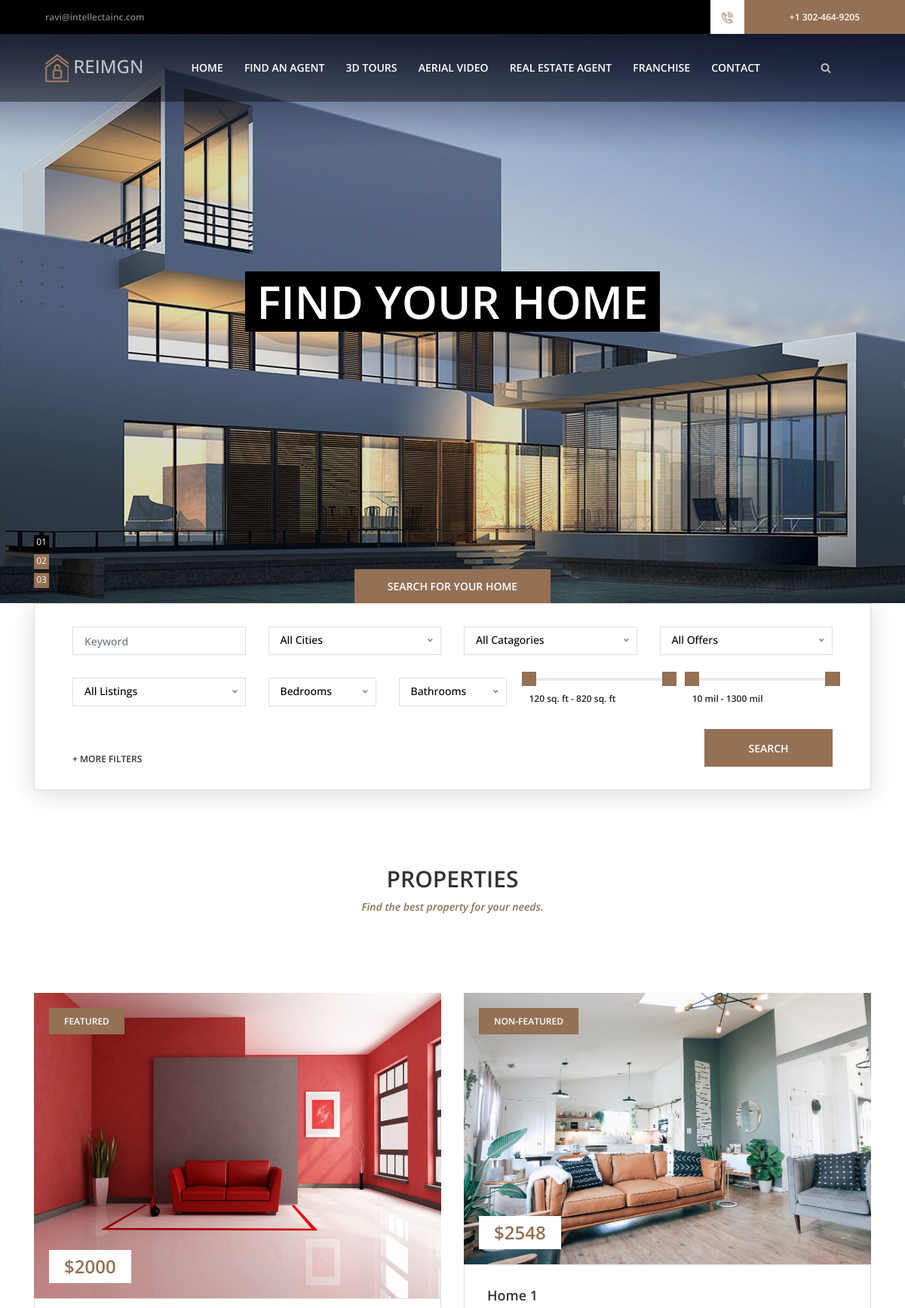
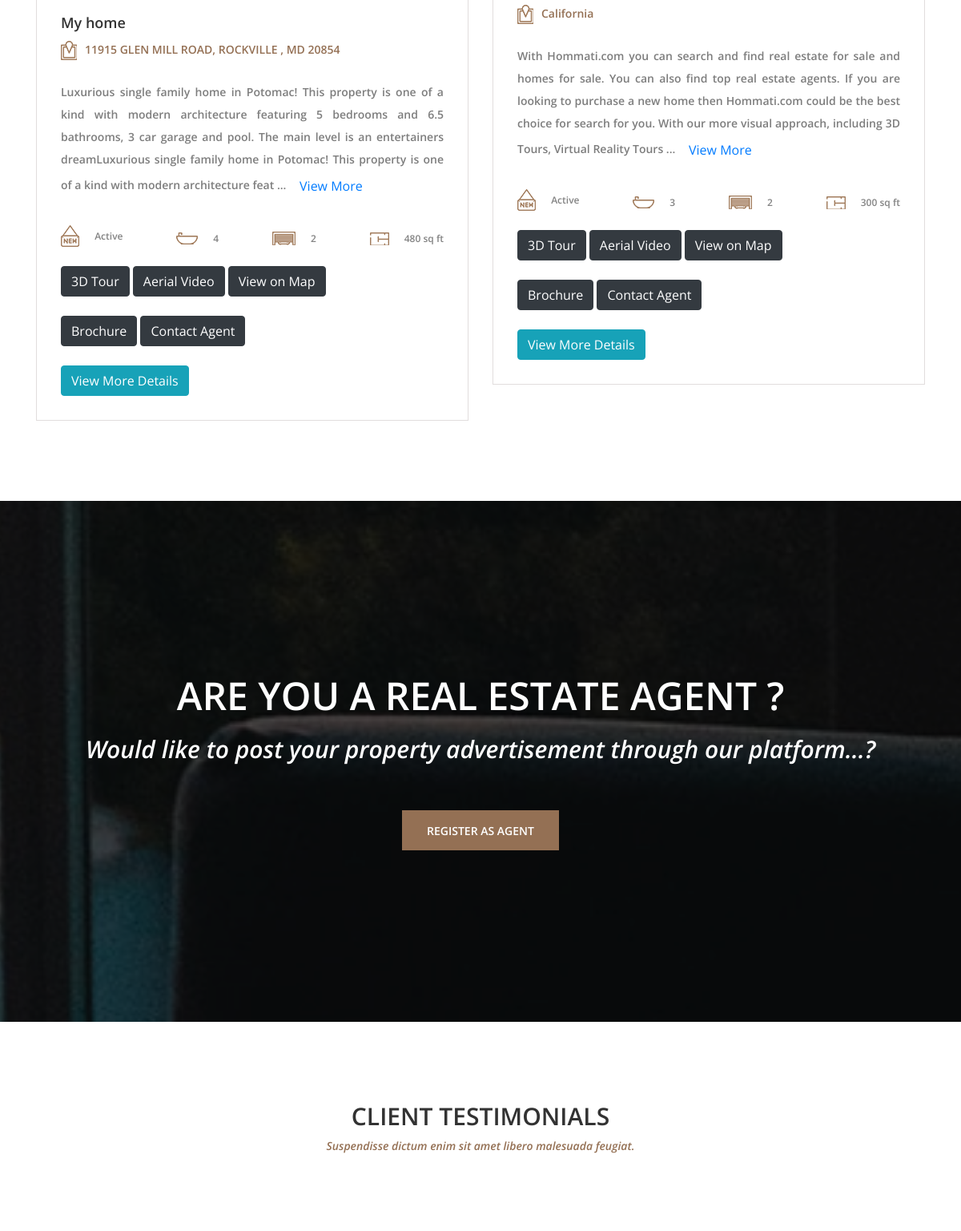
The page / (upper part) on the database its author committed (2 pictures, top to bottom).
### home/models.py (models this page shows, shortened)
class property(models.Model):
    status_choice = (
        ('Coming Soon', 'Coming Soon'),
        ('Active', 'Active'),
        ('Closed', 'Closed'),
    )
    agent = models.ForeignKey(agents, on_delete=models.CASCADE)
    heading = models.CharField(max_length=250)
    location = models.CharField(max_length=500)
    zip = models.IntegerField()
    city = models.CharField(max_length=200)
    state = models.CharField(max_length=200)
    country = models.CharField(max_length=200)
    price = models.IntegerField()
    bed = models.IntegerField()
    bath = models.IntegerField()
    area = models.IntegerField()
    build_yr = models.IntegerField()
    notes = models.TextField()
    tax_applicable = models.BooleanField(default=False)
    estimated_payment = models.IntegerField()
    vr_url = models.CharField(max_length=500)
    aerial_video_url = models.CharField(max_length=500)
    display_img = models.ImageField(upload_to='display_image')
    satellite_img = models.ImageField(upload_to='satellite_image')
    google_map_url = models.CharField(max_length=500)
    listing_owner = models.CharField(max_length=500)
    listing_agent = models.CharField(max_length=500)
    status = models.CharField(max_length=12, choices=status_choice)
    is_featured = models.BooleanField(default=False)
    brochure = models.FileField(upload_to='brochure')
    created = models.DateTimeField(auto_now_add=True)

### home/views.py (the view)
# urls.py: url(r'^$', views.index),
@gzip_page
def index(request):
    properties = property.objects.all().order_by('-is_featured')
    property_images = images.objects.all()
    context = {'properties': properties, 'property_images': property_images}
    return render(request, 'home/index.html', context)

### home/templates/home/index.html (shortened to what this page needs)
{% extends 'home/base.html' %}
{% load staticfiles %}
    {% block body %}
    <section class="hero-area">
        <div class="hero-slides owl-carousel">
            <div class="single-hero-slide bg-img" style="background-image: url({% static "assets/img/bg-img/hero1.jpg" %}");>
                <div class="container h-100">
                    <div class="row h-100 align-items-center">
                        <div class="col-12">
                            <div class="hero-slides-content">
                                <h2 data-animation="fadeInUp" data-delay="100ms">Find your home</h2>
                            </div>
                        </div>
                    </div>
                </div>
            </div>
        </div>
    </section>
    <div class="south-search-area">
        <div class="container">
            <div class="row">
                <div class="col-12">
                    <div class="advanced-search-form">
                        <div class="search-title">
                            <p>Search for your home</p>
                        </div>
                        <form action="#" method="post" id="advanceSearch">
                            <div class="row">
                                <div class="col-12 col-md-4 col-lg-3">
                                    <div class="form-group">
                                        <input type="input" class="form-control" name="input" placeholder="Keyword">
                                    </div>
                                </div>
                                <div class="col-12 col-md-4 col-lg-3">
                                </div>
                                <div class="col-12 col-md-4 col-lg-3">
                                </div>
                                <div class="col-12 col-md-4 col-lg-3">
                                </div>
                                <div class="col-12 col-md-4 col-xl-3">
                                </div>
                                <div class="col-12 col-md-4 col-xl-2">
                                </div>
                                <div class="col-12 col-md-4 col-xl-2">
                                </div>
                                <div class="col-12 col-md-8 col-lg-12 col-xl-5 d-flex">
                                    <div class="slider-range">
                                        <div data-min="120" data-max="820" data-unit=" sq. ft" class="slider-range-price ui-slider ui-slider-horizontal ui-widget ui-widget-content ui-corner-all" data-value-min="120" data-value-max="820">
                                            <span class="ui-slider-handle ui-state-default ui-corner-all" tabindex="0"></span>
                                            <span class="ui-slider-handle ui-state-default ui-corner-all" tabindex="0"></span>
                                        </div>
                                        <div class="range">120 sq. ft - 820 sq. ft</div>
                                    </div>
                                    <div class="slider-range">
                                        <div data-min="10" data-max="1300" data-unit=" mil" class="slider-range-price ui-slider ui-slider-horizontal ui-widget ui-widget-content ui-corner-all" data-value-min="10" data-value-max="1300">
                                            <span class="ui-slider-handle ui-state-default ui-corner-all" tabindex="0"></span>
                                            <span class="ui-slider-handle ui-state-default ui-corner-all" tabindex="0"></span>
                                        </div>
                                        <div class="range">10 mil - 1300 mil</div>
                                    </div>
                                </div>
                                <div class="col-12 d-flex justify-content-between align-items-end">
                                    <div class="more-filter">
                                        <a href="#" id="moreFilter">+ More filters</a>
                                    </div>
                                    <div class="form-group mb-0">
                                        <button type="submit" class="btn south-btn">Search</button>
                                    </div>
                                </div>
                            </div>
                        </form>
                    </div>
                </div>
            </div>
        </div>
    </div>
    <section class="featured-properties-area section-padding-100-50">
        <div class="container">
            <div class="row">
                <div class="col-12">
                    <div class="section-heading wow fadeInUp">
                        <h2>Properties</h2>
                        <p>Find the best property for your needs.</p>
                    </div>
                </div>
            </div>
            <div class="row">
                {% for property in properties %}
                <div class="col-12 col-md-6 col-xl-6 col-sm-6 col-md-6">
                    <div class="single-featured-property mb-50 wow fadeInUp" data-wow-delay="100ms">
                        <div class="property-thumb">
                            <img src="{{property.display_img.url}}" alt="">
                            <div class="tag">
                                <span>{% if property.is_featured is True %} Featured {% else %} Non-Featured {% endif %}</span>
                            </div>
                            <div class="list-price">
                                <p>${{ property.price }}</p>
                            </div>
                        </div>
                        <div class="property-content">
                            <h5>{{ property.heading }}</h5>
                            <p class="location"><img src="{% static 'assets/img/icons/location.png' %}" alt="">{{ property.location }}</p>
                            <p class="text-justify">{{ property.notes | slice:":300"}} ... <a href="{{property.id}}" class="btn">View More</a></p>
                            <div class="property-meta-data d-flex align-items-end justify-content-between">
                                <div class="new-tag">
                                    <img src="{% static 'assets/img/icons/new.png' %}" alt="">
                                    <span>{{ property.status }}</span>
                                </div>
                                <div class="bathroom">
                                    <img src="{% static 'assets/img/icons/bathtub.png' %}" alt="">
                                    <span>{{ property.bath }}</span>
                                </div>
                                <div class="garage">
                                    <img src="{% static 'assets/img/icons/garage.png' %}" alt="">
                                    <span>{{ property.bed }}</span>
                                </div>
                                <div class="space">
                                    <img src="{% static 'assets/img/icons/space.png' %}" alt="">
                                    <span>{{ property.area }} sq ft</span>
                                </div>
                            </div><br/>
                            <div>
                                <button type="button" class="btn btn-dark" data-toggle="modal" data-target="#3d_Modal_{{forloop.counter}}">3D Tour</button>
                                <button type="button" class="btn btn-dark" data-toggle="modal" data-target="#aerial_video_{{forloop.counter}}">Aerial Video</button>
                                <button type="button" class="btn btn-dark" data-toggle="modal" data-target="#map_location_{{forloop.counter}}">View on Map</button>
                            </div><br/>
                            <div>
                                <a href="{{property.brochure.url}}" class="btn btn-dark" download>Brochure</a>
                                <a href="#" class="btn btn-dark">Contact Agent</a>
                            </div><br/>
                            <div>
                                <a href="{{property.id}}" class="btn btn-info" >View More Details</a>
                            </div>
                        </div>
                    </div>
                </div>
                {% endfor %}
            </div>
        </div>
    </section>
    <section class="call-to-action-area bg-fixed bg-overlay-black" style="background-image: url({% static "assets/img/bg-img/cta.jpg" %}");>
        <div class="container h-100">
            <div class="row align-items-center h-100">
                <div class="col-12">
                    <div class="cta-content text-center">
                        <h2 class="wow fadeInUp" data-wow-delay="300ms">Are you a Real Estate Agent ?</h2>
                        <h6 class="wow fadeInUp" data-wow-delay="400ms">Would like to post your property advertisement through our platform...?</h6>
                        <a href="/agents" class="btn south-btn mt-50 wow fadeInUp" data-wow-delay="500ms">Register as Agent</a>
                    </div>
                </div>
            </div>
        </div>
    </section>
    <section class="south-testimonials-area section-padding-100">
        <div class="container">
            <div class="row">
                <div class="col-12">
                    <div class="section-heading wow fadeInUp" data-wow-delay="250ms">
                        <h2>Client testimonials</h2>
                        <p>Suspendisse dictum enim sit amet libero malesuada feugiat.</p>
                    </div>
                </div>
            </div>
        </div>
    </section>
    {% endblock %}

### home/templates/home/base.html (shortened to what this page needs)
<!DOCTYPE html>
{% load staticfiles %}
<html lang="en">
<head>
    <link rel="stylesheet" href="{% static 'assets/css/style.css' %}">
</head>
<body>
    {% include 'home/navbar.html' %}
    {% block body %}
    {% endblock %}
</body>
</html>

### home/templates/home/navbar.html (shortened to what this page needs)
{% load staticfiles %}
    <header class="header-area">
        <div class="top-header-area">
            <div class="h-100 d-md-flex justify-content-between align-items-center">
                <div class="email-address">
                    <a href="mailto:ravi@intellectainc.com">ravi@intellectainc.com</a>
                </div>
                <div class="phone-number d-flex">
                    <div class="icon">
                        <img src="{% static 'assets/img/icons/phone-call.png' %}" alt="">
                    </div>
                    <div class="number">
                        <a href="tel:+1 302-464-9205">+1 302-464-9205</a>
                    </div>
                </div>
            </div>
        </div>
        <div class="main-header-area" id="stickyHeader">
            <div class="classy-nav-container breakpoint-off">
                <nav class="classy-navbar justify-content-between" id="southNav">
                    <a class="nav-brand" href="/"><img src="{% static 'assets/img/core-img/logo.png' %}" alt=""><span style="font-size:3vh;">&nbsp;REIMGN</span></a>
                    <div class="classy-menu">
                        <div class="classynav">
                            <ul>
                                <li><a href="/">Home</a></li>
                                <li><a href="/find_agent">Find an Agent</a></li>
                                <li><a href="/three_d_tour">3D Tours</a></li>
                                <li><a href="/aerial">Aerial Video</a></li>
                                <li><a href="/agents">Real Estate Agent</a></li>
                                <li><a href="/franchise">Franchise</a></li>
                                <li><a href="/contact">Contact</a></li>
                            </ul>
                            <a href="#" class="searchbtn"><i class="fa" aria-hidden="true"></i></a>
                        </div>
                    </div>
                </nav>
            </div>
        </div>
    </header>

### home/templates/home/footer.html (shortened to what this page needs)
{% load staticfiles %}

### rows shown on the page
property: display_img (picture), is_featured "FEATURED", price "2000", heading "My home", location "11915 GLEN MILL ROAD, ROCKVILLE , MD 20854", notes "Luxurious single family home in Potomac! This property is one of a kind with modern architecture featuring 5 bedrooms and 6.5 bathrooms, 3 car garage and pool. The main level is an entertainers dreamLuxurious single family home in Potomac! This property is one of a kind with modern architecture feat", status "Active", bath "4", bed "2", area "480"
property: display_img (picture), is_featured "NON-FEATURED", price "2548", heading "Home 1", location "California", notes "With Hommati.com you can search and find real estate for sale and homes for sale. You can also find top real estate agents. If you are looking to purchase a new home then Hommati.com could be the best choice for search for you. With our more visual approach, including 3D Tours, Virtual Reality Tours", status "Active", bath "3", bed "2", area "300"
